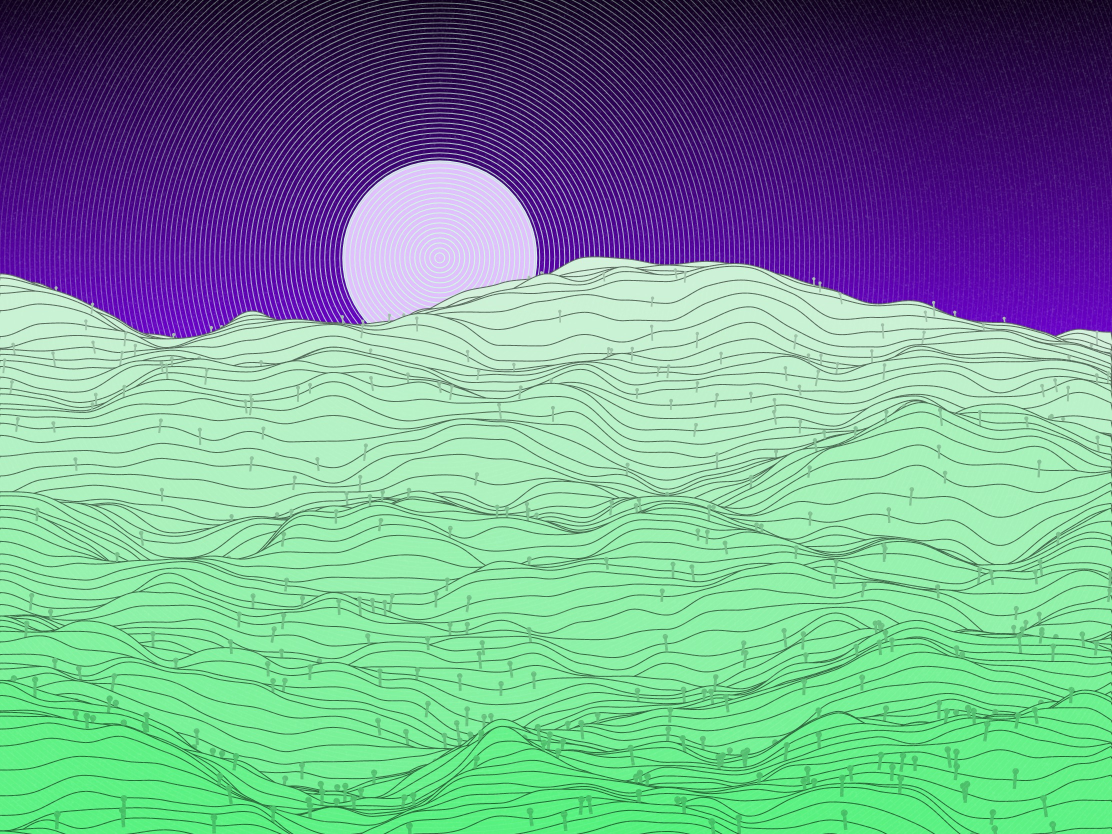
#> input picture Aruco Markers/test.jpg, 2224 x 1668 px, given in place of the camera (shown at 1/2 size)
$ python colorBlobCurveIntegration.py
#> lines starting #> are read from the running program, lines starting #| are printed output that depends on the picture; after the words box and inside, x2 and y2 are one past the last pixel; in counts of white or black regions, pixels touching at a corner belong together
import numpy as np
from imutils.video import VideoStream
import argparse
import imutils
import time
import cv2
import sys

import numpy as np
from scipy.special import comb

# [78 lines left out: functions get_bezier_parameters, bernstein_poly, bezier_curve, not called in this run]

vs = VideoStream(src=0).start()

frameList = []
numFrames = 0


while True:
    # grab the frame from the threaded video stream and resize it to have a maximum width of 1000 pixels
    frame = vs.read()
#> frame is the input picture: shape (1668, 2224, 3); mean B, G, R 148.6, 157.4, 118.6
    frame = cv2.flip(frame, 1)
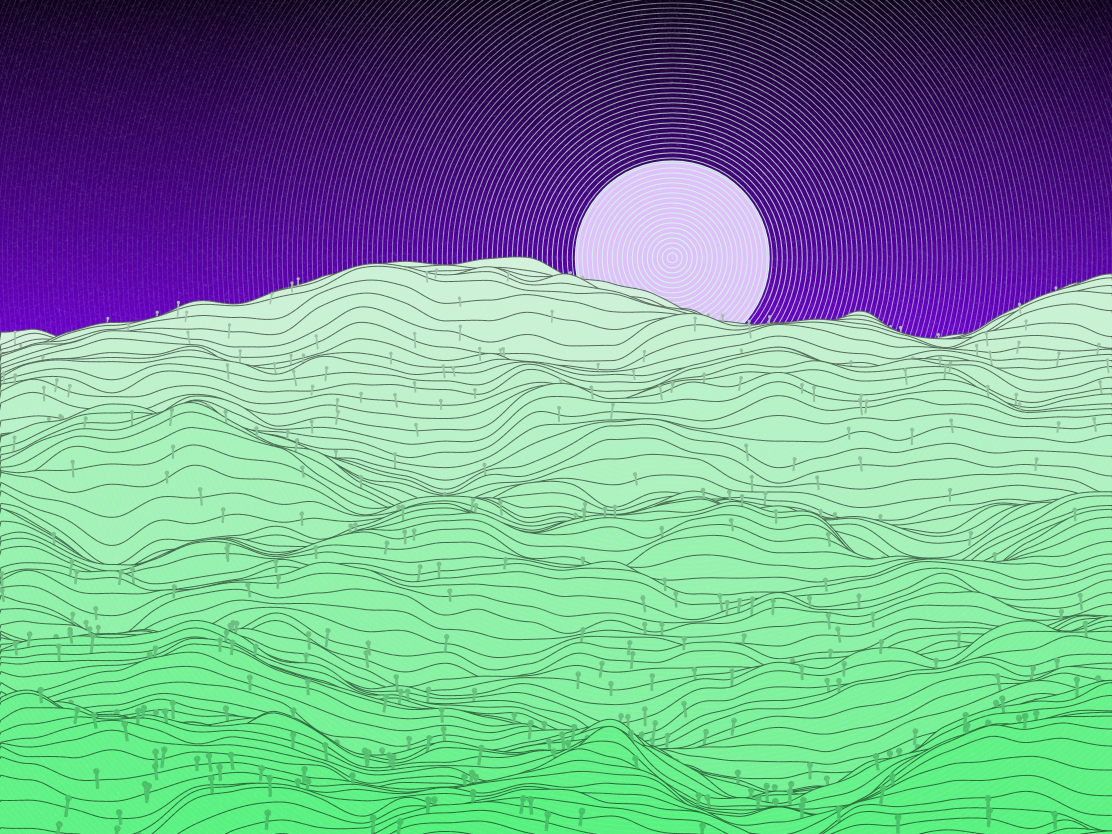
#> frame: shape (1668, 2224, 3) (shown at 1/2 size); mean B, G, R 148.6, 157.4, 118.6

    hsv = cv2.cvtColor(frame, cv2.COLOR_BGR2HSV)
#> hsv: shape (1668, 2224, 3); mean H, S, V 91.5, 133.5, 188.7

    lower_green = np.array([50,100,50])
    upper_green = np.array([70,255,255])

    # preparing the mask to overlay
    mask = cv2.inRange(hsv, lower_green, upper_green)
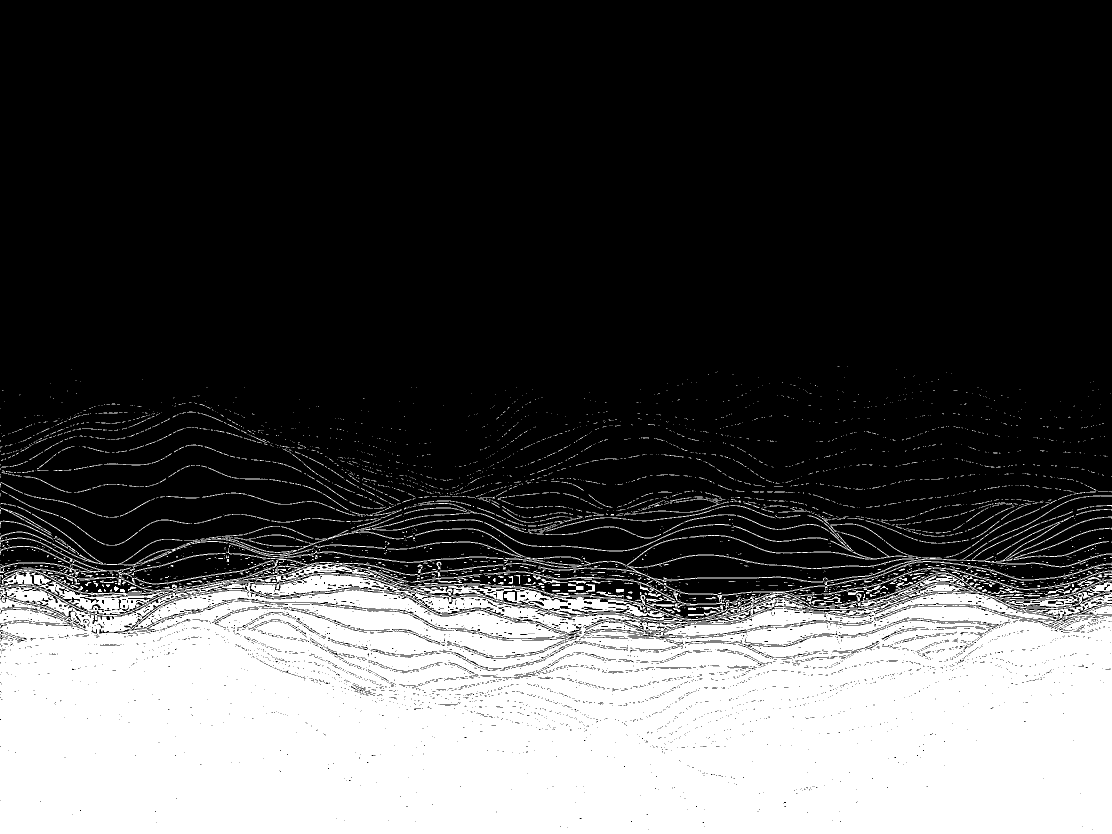
#> mask: shape (1668, 2224) (shown at 1/2 size); 29.4% white; 3660 white regions (3179 under 20 px), largest, box (x1, y1, x2, y2) and area: (0, 1118, 2224, 1668) 1033320, (1076, 1075, 1843, 1171) 2717, (64, 1027, 400, 1131) 1334

    # The black region in the mask has the value of 0,
    # so when multiplied with original image removes all non-blue regions
    result = cv2.bitwise_and(frame, frame, mask = mask)
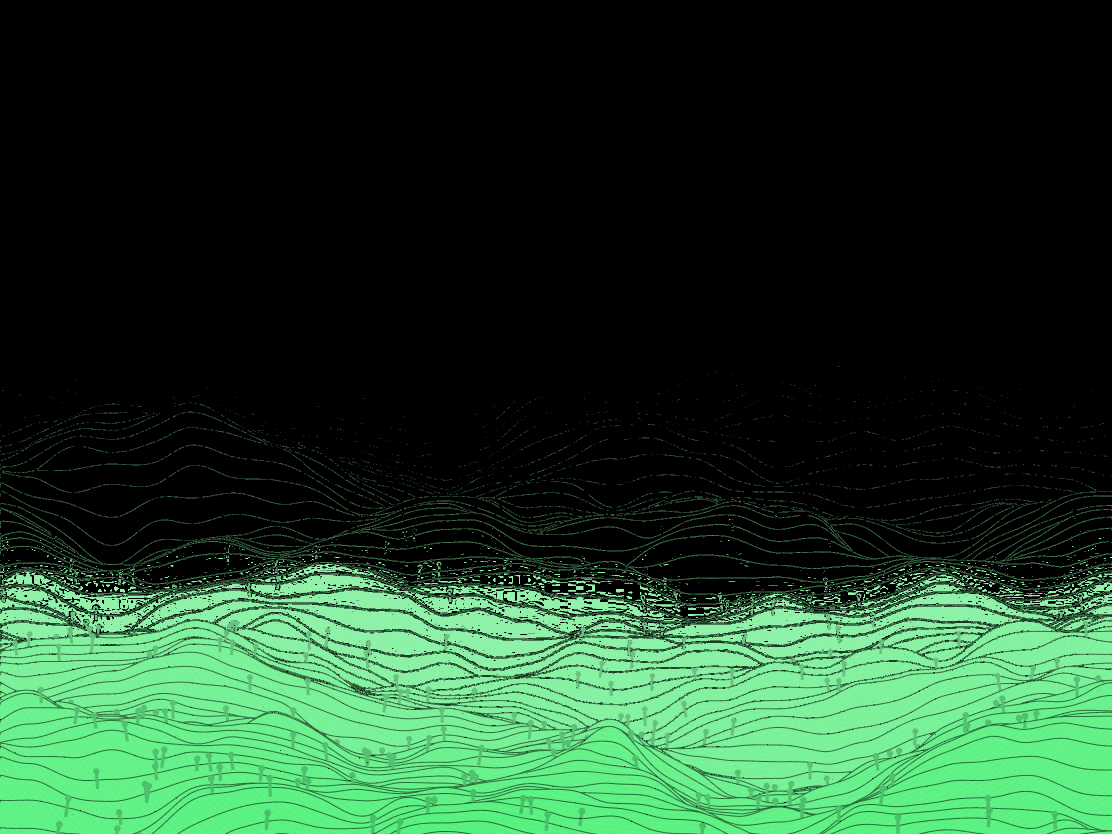
#> result: shape (1668, 2224, 3) (shown at 1/2 size); mean B, G, R 40.2, 64.9, 31.6

    # convert image to grayscale image
    gray_image = cv2.cvtColor(result, cv2.COLOR_BGR2GRAY)

    # convert the grayscale image to binary image
    ret,thresh = cv2.threshold(gray_image,127,255,0)
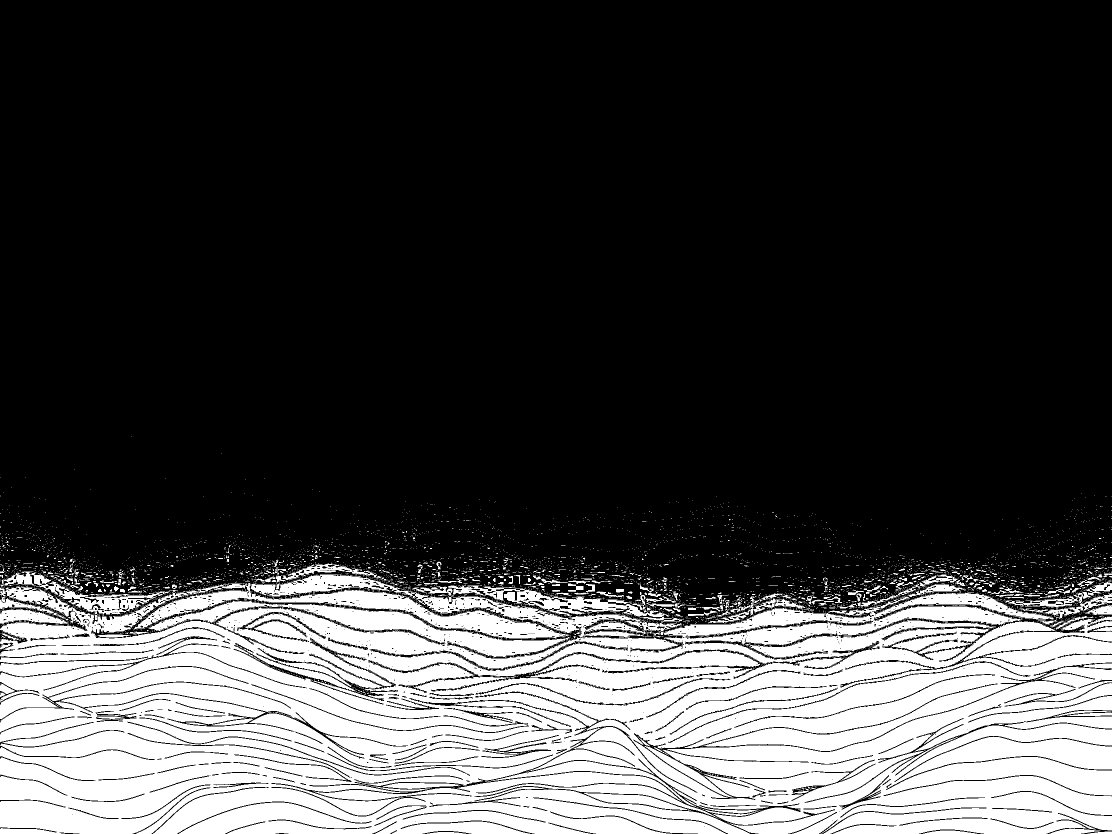
#> thresh: shape (1668, 2224) (shown at 1/2 size); 25.4% white; 6220 white regions (5963 under 20 px), largest, box (x1, y1, x2, y2) and area: (0, 1149, 2224, 1668) 845567, (267, 1166, 1139, 1278) 20834, (896, 1171, 1343, 1241) 7620

    # calculate moments of binary image
    M = cv2.moments(thresh)
#> M = moments, m00 240235500, centre m10/m00, m01/m00 = (1098.8, 1428.1)

    cX = int(M["m10"] / (M["m00"]+1))
#> cX = 1098
    cY = int(M["m01"] / (M["m00"]+1))
#> cY = 1428

    frameList.append((cX,cY))

    cv2.circle(frame, (cX, cY), 5, (255, 255, 255), -1)
#> frame: shape (1668, 2224, 3); under 0.01% of pixels changed, all inside (x1, y1, x2, y2) = (1093, 1423, 1104, 1434)
    cv2.putText(frame, "centroid", (cX - 25, cY - 25),cv2.FONT_HERSHEY_SIMPLEX, 0.5, (255, 255, 255), 2)
#> frame: shape (1668, 2224, 3); mean B, G, R 148.6, 157.4, 118.7

    if len(frameList) >= 2 and len(frameList) % 1 == 0:
        for index, f in enumerate(frameList):
            #cv2.circle(frame, f, 4, (0, 255, 247), -1)
            #cv2.line(frame, frameList[index], frameList[index + 1], (0, 255, 0), 2)
            cv2.circle(frame, frameList[index], radius=2, color=(0, 255, 0), thickness=10)

    if len(frameList) >= 50:
        xpoints = [i[0] for i in frameList]
        ypoints = [i[1] for i in frameList]

        bezierParameters = get_bezier_parameters(xpoints, ypoints, degree=8)

        xvals, yvals = bezier_curve(bezierParameters, nTimes=100)

        for index, curvePiece in enumerate(xvals):
                #cv2.circle(frame,center=(int(xvals[index]),int(yvals[index])), radius=2, color=(255, 0, 0), thickness=4)
                try:
                    cv2.line(frame, (int(xvals[index]),int(yvals[index])), (int(xvals[index+1]),int(yvals[index+1])), color=(255,0,0), thickness=4)
                    cv2.putText(frame, "centroid", (cX - 25, cY - 25),cv2.FONT_HERSHEY_SIMPLEX, 0.5, (255, 255, 255), 2)

                except:
                    pass

    if len(frameList) > 50:
        frameList.pop(0)
    # show the output frame
    cv2.imshow("Frame", frame)

    numFrames += 1
    cv2.imshow('frame', frame)
    #cv2.imshow('mask', mask)
    #cv2.imshow('result', result)
    #cv2.imshow('gray_image',gray_image)

    key = cv2.waitKey(1) & 0xFF
#> (key q is pressed here)
    if key == ord("q"):
        break

cv2.destroyAllWindows()
vs.stop()
